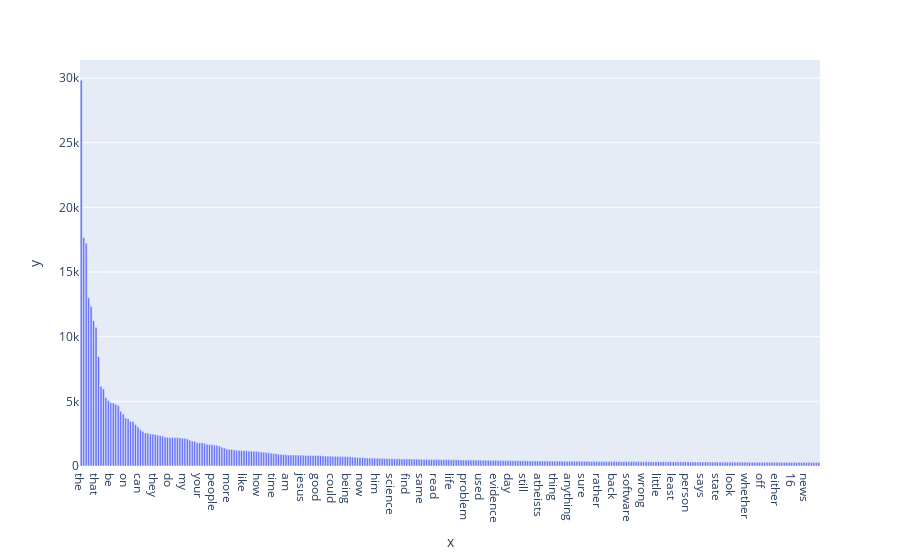

The notebook cell saved with this chart:
### Markdown cell above
### >>> **Exercise 15 (take home):** 
Additionally, you can attempt to sort the terms on the `x-axis` by frequency instead of in alphabetical order. This way the visualization is more meaninfgul and you will be able to observe the so called [long tail](https://en.wikipedia.org/wiki/Long_tail) (get familiar with this term since it will appear a lot in data mining and other statistics courses). see picture below

![alt txt](https://upload.wikimedia.org/wikipedia/commons/thumb/8/8a/Long_tail.svg/1000px-Long_tail.svg.png)

### Code cell
array = pd.DataFrame({ 'x':count_vect.get_feature_names_out(),
                       'y':term_frequencies
                     })
array.sort_values( by=['y'],ascending=False,inplace=True)
px.bar(array['y'], x=array['x'][:300], y=array['y'][:300])

### Figure 1 — Plotly figure (JSON) as saved in the notebook; plotly's stock layout.template omitted (floating-point values rounded to 4 significant figures; data arrays with more than 128 entries replaced by an {"elided": "..."} marker saying what was removed)
{"data": [{"alignmentgroup": "True", "hovertemplate": "x=%{x}<br>y=%{y}<extra></extra>", "legendgroup": "", "marker": {"color": "#636efa", "pattern": {"shape": ""}}, "name": "", "offsetgroup": "", "orientation": "v", "showlegend": false, "textposition": "auto", "type": "bar", "x": {"elided": "300 str values"}, "xaxis": "x", "y": {"elided": "300 int values"}, "yaxis": "y"}], "layout": {"barmode": "relative", "legend": {"tracegroupgap": 0}, "margin": {"t": 60}, "xaxis": {"anchor": "y", "domain": [0, 1], "title": {"text": "x"}}, "yaxis": {"anchor": "x", "domain": [0, 1], "title": {"text": "y"}}}}
